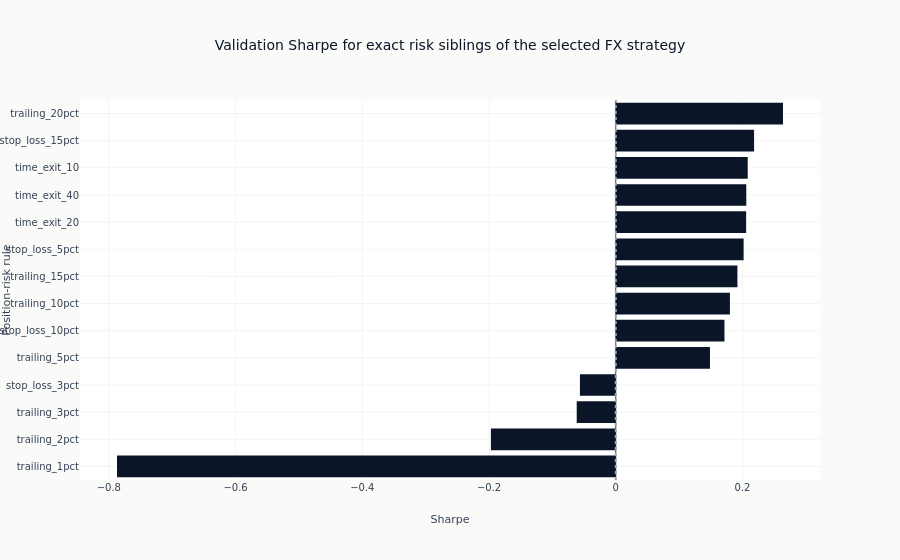

Notebook code cell kept with this figure:
### Code cell
risk_figure = px.bar(
    risk_evidence.sort("sharpe"),
    x="sharpe",
    y="risk_name",
    orientation="h",
    title="Validation Sharpe for exact risk siblings of the selected FX strategy",
    labels={"sharpe": "Sharpe", "risk_name": "Position-risk rule"},
)
risk_figure.add_vline(x=0, line_dash="dot", line_color=COLORS["recede"])
risk_figure.show()

### Figure 1 — Plotly figure (JSON) as saved in the notebook; plotly's stock layout.template omitted (floating-point values rounded to 4 significant figures)
{"data": [{"hovertemplate": "Sharpe=%{x}<br>Position-risk rule=%{y}<extra></extra>", "legendgroup": "", "marker": {"color": "#0a1628", "pattern": {"shape": ""}}, "name": "", "orientation": "h", "showlegend": false, "textposition": "auto", "type": "bar", "x": [-0.7871, -0.197, -0.0616, -0.05653, 0.1487, 0.1716, 0.1802, 0.192, 0.2018, 0.2058, 0.206, 0.2082, 0.2183, 0.2639], "xaxis": "x", "y": ["trailing_1pct", "trailing_2pct", "trailing_3pct", "stop_loss_3pct", "trailing_5pct", "stop_loss_10pct", "trailing_10pct", "trailing_15pct", "stop_loss_5pct", "time_exit_20", "time_exit_40", "time_exit_10", "stop_loss_15pct", "trailing_20pct"], "yaxis": "y"}], "layout": {"barmode": "relative", "legend": {"tracegroupgap": 0}, "shapes": [{"line": {"color": "#94a3b8", "dash": "dot"}, "type": "line", "x0": 0, "x1": 0, "xref": "x", "y0": 0, "y1": 1, "yref": "y domain"}], "title": {"text": "Validation Sharpe for exact risk siblings of the selected FX strategy"}, "xaxis": {"anchor": "y", "domain": [0.0, 1.0], "title": {"text": "Sharpe"}}, "yaxis": {"anchor": "x", "domain": [0.0, 1.0], "title": {"text": "Position-risk rule"}}}}
